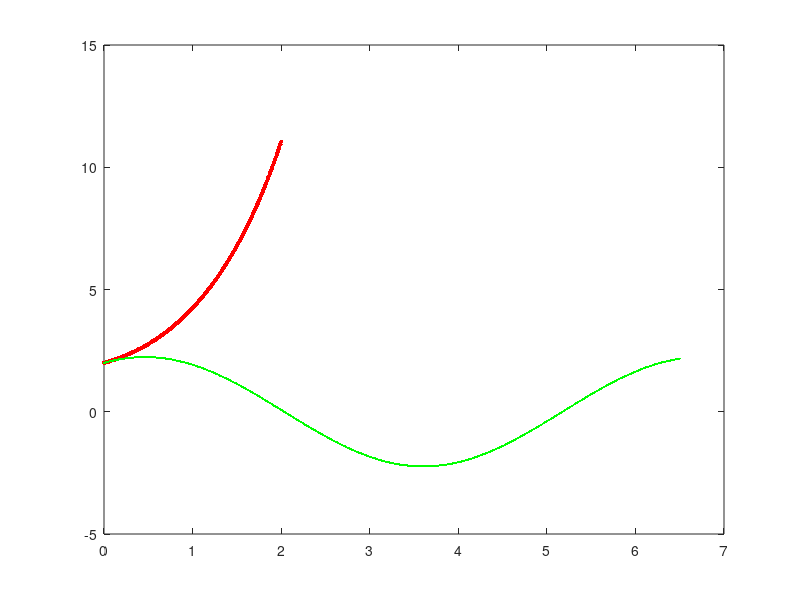

Reproduce this figure in MATLAB.
%euler method 2nd order
h = 0.01;  % step size
b = 0:h:2;  
y = [zeros(size(b))];
z = [zeros(size(b))];
z(1) = 2; 
y(1) = 1;
w = 1;
t = numel(y);  % the number of y values
for n=1:t-1
    f = z(n);
    y(n+1) = y(n) + h * f;
    g = y(n); 
    z(n+1) = z(n) + h * g;
end
plot (b,z, '.r', 'MarkerSize', 10)
hold on
b = 0:h:6.5;
ac = 2*cos(b*w) + 1/w*sin(b*w);
plot(b,ac,'.g', 'MarkerSize', 5);
hold off